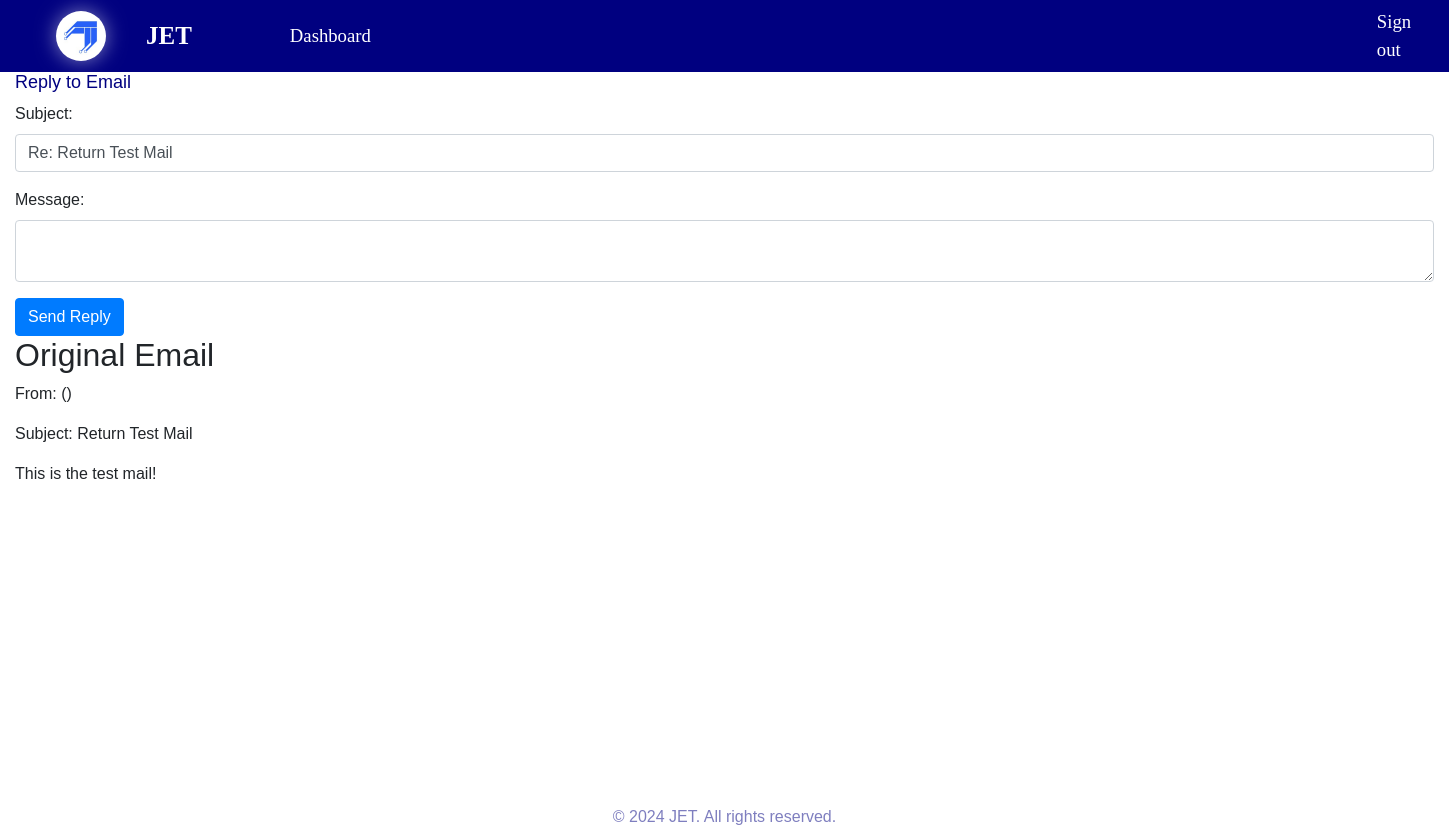
/email-reply/47/ (signed in), run on the app's committed database.
### app/models.py (models this page shows, shortened)
class Email_Message(models.Model):
    From = models.ForeignKey(settings.AUTH_USER_MODEL, on_delete=models.CASCADE, related_name='sent_emails')
    TO = models.ForeignKey(User, on_delete=models.CASCADE, related_name='received_emails')
    cc_users = models.ManyToManyField(settings.AUTH_USER_MODEL, related_name='cc_emails')
    bcc_users = models.ManyToManyField(settings.AUTH_USER_MODEL, related_name='bcc_emails')
    subject = models.CharField(max_length=255)
    message = models.TextField()
    sent = models.BooleanField(default=False)
    deleted = models.BooleanField(default=False)
    created_at = models.DateTimeField(auto_now_add=True)
    updated_at = models.DateTimeField(auto_now=True)
    replied_to = models.ForeignKey('self', on_delete=models.CASCADE, null=True, blank=True, related_name='replies')

### app/views.py (the view)
# urls.py: path('email-reply/<int:pk>/', views.reply_email, name='reply_email'),
@login_required
def reply_email(request, pk):
    email = Email_Message.objects.get(id=pk)
    if request.method == 'POST':
        form = ReplyEmailForm(request.POST)
        if form.is_valid():
            reply_message = form.cleaned_data['message']
            reply_email_message = Email_Message(
                subject=f'Re: {email.subject}',
                message=reply_message,
                From=request.user,
                TO=email.From,
                replied_to=email
            )
            try:
                reply_email_message.sent = True
                reply_email_message.save()
                connection = get_connection(backend='app.custom_email_backend.CustomEmailBackend')
                email_message = EmailMessage(
                    subject=reply_email_message.subject,
                    body=reply_email_message.message,
                    from_email=reply_email_message.From.email,
                    to=[reply_email_message.TO.email]
                )
                email_message.connection = connection
                connection.send_messages([email_message], request=request)
                return redirect('sent_items')
            except ImproperlyConfigured as e:
                print(f"Error sending reply email: {e}")
                return render(request, 'reply_email.html', {'form': form, 'error': 'Error sending reply email', 'email': email})
            except Exception as e:
                print(f"Error sending reply email: {e}")
                return render(request, 'reply_email.html', {'form': form, 'error': 'Error sending reply email', 'email': email})
        else:
            return render(request, 'reply_email.html', {'form': form, 'email': email})
    else:
        form = ReplyEmailForm()
        return render(request, 'reply_email.html', {'form': form, 'email': email})

### app/forms.py (shortened to what this page needs)
class ReplyEmailForm(forms.ModelForm):
    class Meta:
        model = Email_Message
        fields = ('message',)

### templates/reply_email.html (shortened to what this page needs)
{% extends 'base.html' %}
{% block content %}
  <div class="reply-container">
    <h1>Reply to Email</h1>
    <form method="post">
      <div class="form-group">
        <label for="subject">Subject:</label>
        <input type="text" id="subject" name="subject" value="Re: {{ email.subject }}" class="form-control">
      </div>
      <div class="form-group">
        <label for="message">Message:</label>
        <textarea id="message" name="message" class="form-control"></textarea>
      </div>
      <button type="submit" class="btn btn-primary">Send Reply</button>
    </form>
    <div class="email-original">
      <h2>Original Email</h2>
      <p>From: {{ email.sender.username }} ({{ email.sent_at }})</p>
      <p>Subject: {{ email.subject }}</p>
      <p>{{ email.message }}</p>
    </div>
  </div>
{% endblock %}

### Static/css/master.css (style rules this page uses)
* { box-sizing: border-box; margin: 0; padding: 0; }
body { font-family: Arial, sans-serif; background-color:white; background-image: none; }
body h1 { color: navy!important; font-size: large; }

### templates/base.html (style rules this page uses)
* { box-sizing: border-box; margin: 0; padding: 0; }
body { overflow-x: hidden; font-family: Arial, sans-serif; background-color: white; background-image: none; }
h1, h4 { color: navy!important; }
h1 { font-size: large; }
html { scroll-behavior: smooth; }

### data on the page
Email_Message: subject "Re: Return Test Mail", subject "Return Test Mail", message "This is the test mail!"
